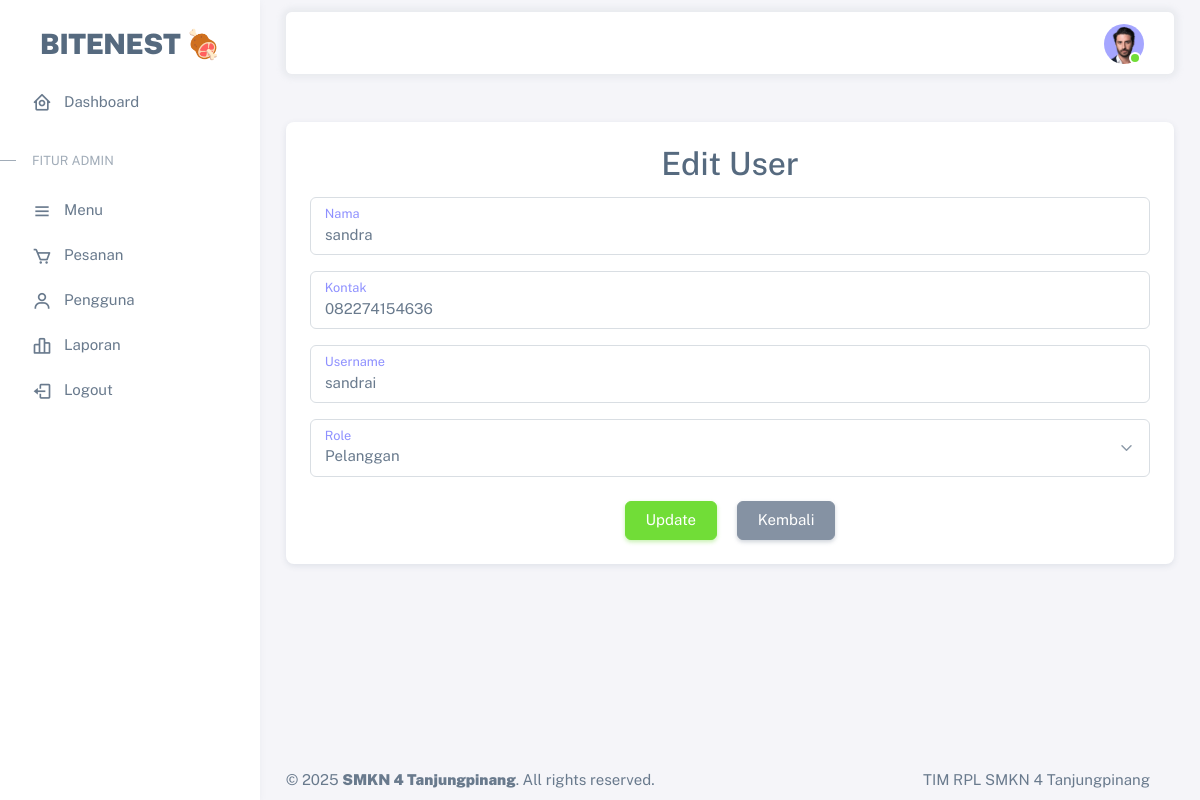
Page /edit_users.php?id=4 (signed in) on the committed database.
### tables this page shows
CREATE TABLE `users` (
  `user_id` int(11) NOT NULL,
  `nama` varchar(64) NOT NULL,
  `kontak` varchar(13) NOT NULL,
  `username` varchar(50) NOT NULL,
  `password` varchar(255) NOT NULL,
  `role` enum('admin','pelanggan') NOT NULL
);

### edit_users.php (the view, shortened to what this page needs)
<?php
require_once('config.php');
$id = intval($_GET['id']);
$query = "SELECT * FROM users WHERE user_id=?";
$stmt = $conn->prepare($query);
$stmt->bind_param("i", $id);
$stmt->execute();
$result = $stmt->get_result();
$user = $result->fetch_assoc();
include('.includes/header.php');
?>
<div class="container mt-5">
    <div class="card p-4">
        <h2 class="text-center">Edit User</h2>
        <form action="edit_users.php?id=<?= htmlspecialchars($user['user_id']); ?>" method="POST">
            <div class="form-floating mb-3">
                <input type="text" class="form-control" id="nama" name="nama" value="<?= htmlspecialchars($user['nama']); ?>" required>
                <label for="nama">Nama</label>
            </div>
            <div class="form-floating mb-3">
                <input type="text" class="form-control" id="kontak" name="kontak" value="<?= htmlspecialchars($user['kontak']); ?>" required>
                <label for="kontak">Kontak</label>
            </div>
            <div class="form-floating mb-3">
                <input type="text" class="form-control" id="username" name="username" value="<?= htmlspecialchars($user['username']); ?>" required>
                <label for="username">Username</label>
            </div>
            <div class="form-floating mb-3">
                <select class="form-select" id="role" name="role" required>
                    <option value="pelanggan" <?= ($user['role'] === 'pelanggan') ? 'selected' : ''; ?>>Pelanggan</option>
                </select>
                <label for="role">Role</label>
            </div>
            <div class="text-center mt-4">
                <button type="submit" class="btn btn-success mx-2">Update</button>
                <a href="users.php" class="btn btn-secondary mx-2">Kembali</a>
            </div>
        </form>
    </div>
</div>
<?php include('.includes/footer.php'); ?>

### rows in the picture
users: nama "sandra", kontak "082274154636", username "sandrai", role "Pelanggan"
